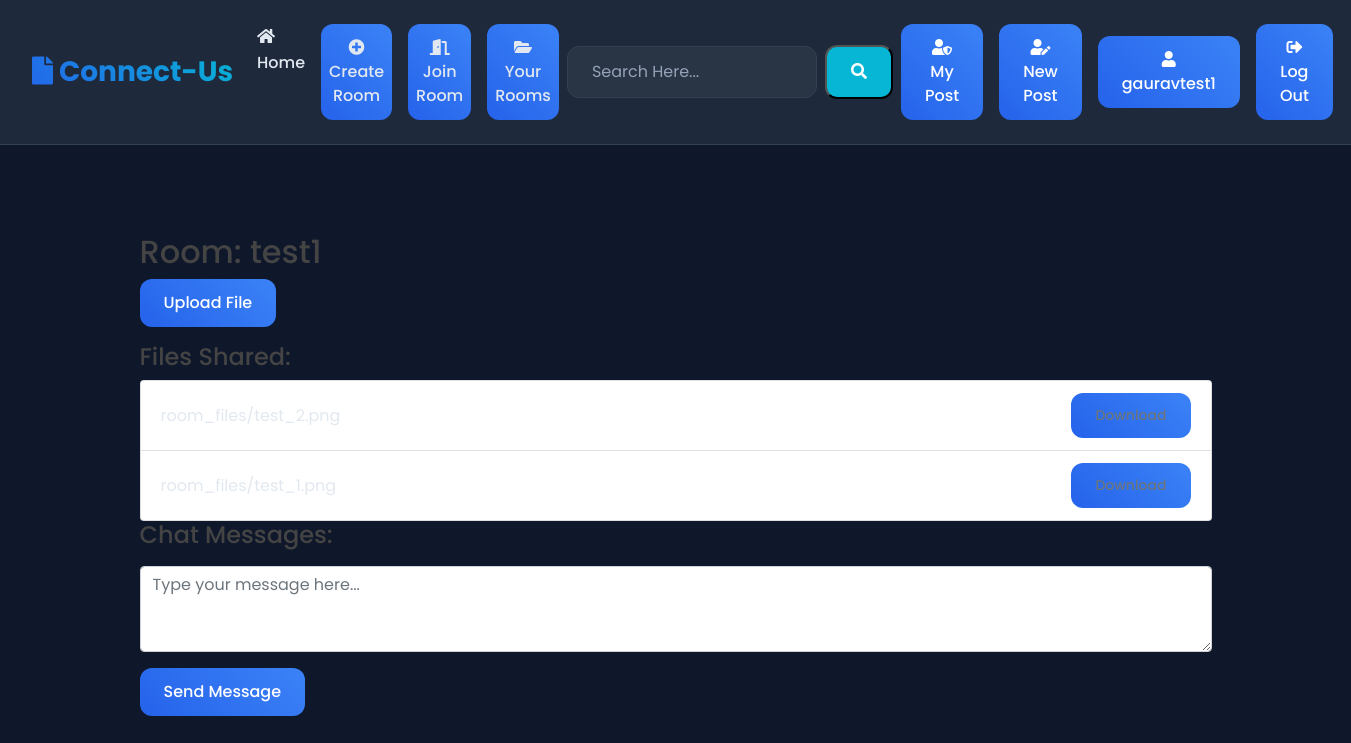
Before: /room/test1/ (signed in) with the older database file.
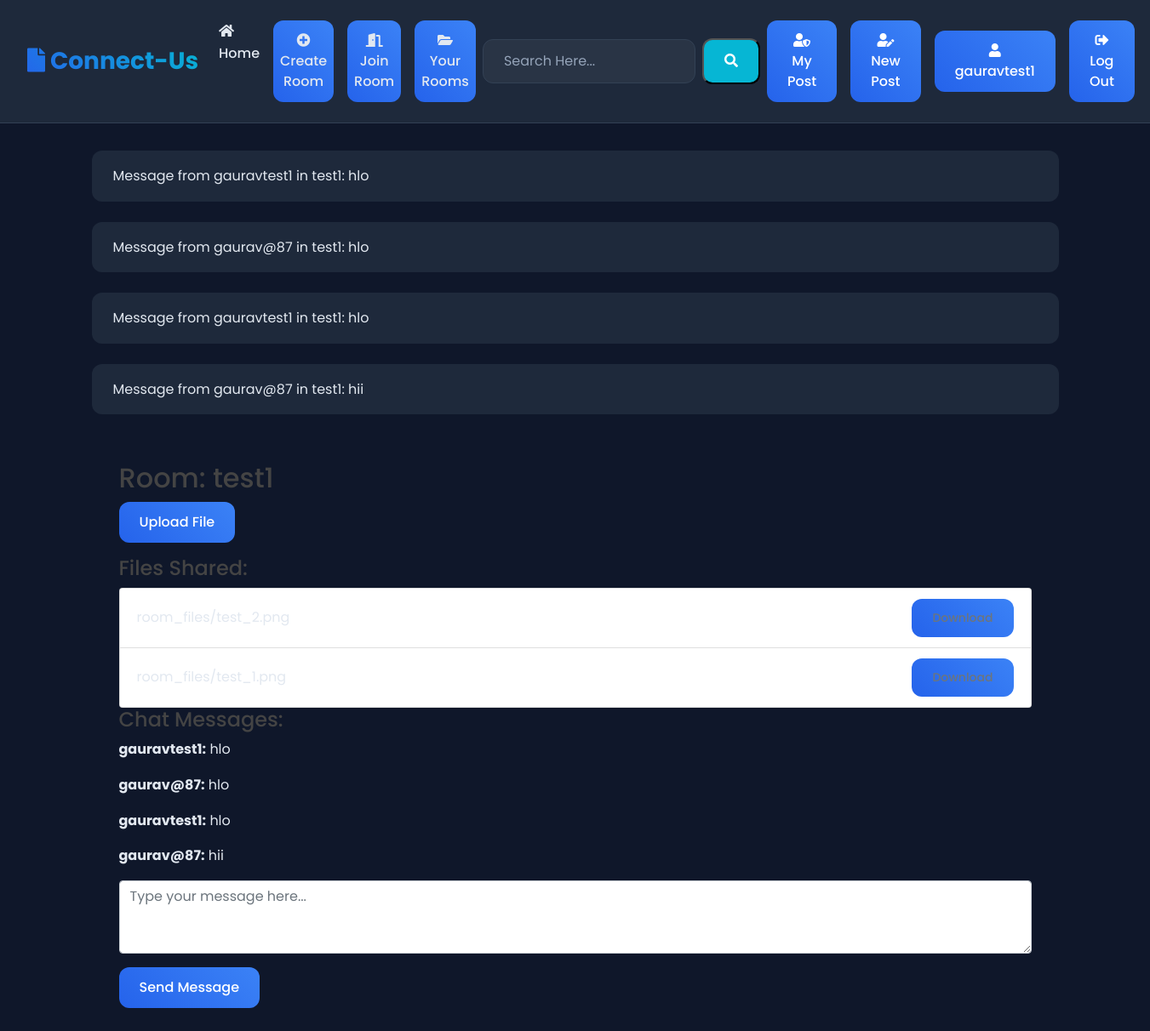
After: the same page with the newer database file.
### blog/models.py (models this page shows, shortened)
class Room(models.Model):
    room_id = models.CharField(max_length=100, unique=True)
    password = models.CharField(max_length=100)
    members = models.ManyToManyField(User, related_name='rooms_joined')
    created_by = models.ForeignKey(User, on_delete=models.CASCADE, related_name='rooms_created', null=True)  # Temporarily set null=True

class RoomFile(models.Model):
    room = models.ForeignKey(Room, on_delete=models.CASCADE)  # Link to the room
    file = models.FileField(upload_to='room_files/')  # File uploaded to the room
    uploaded_at = models.DateTimeField(auto_now_add=True)  # Automatically set when the file is uploaded
    uploaded_by = models.ForeignKey(User, on_delete=models.CASCADE, null=True)  # Make this nullable to avoid migration errors

class RoomMessage(models.Model):
    room = models.ForeignKey(Room, on_delete=models.CASCADE, related_name='room_messages')
    sender = models.ForeignKey(User, on_delete=models.CASCADE)
    content = models.TextField()
    timestamp = models.DateTimeField(auto_now_add=True)
    def __str__(self):
        return f"Message from {self.sender.username} in {self.room.room_id}: {self.content[:20]}"

### blog/views.py (the view)
# urls.py: path('room/<str:room_id>/', room_detail, name='room-detail'),
@login_required
def room_detail(request, room_id):
    room = get_object_or_404(Room, room_id=room_id)
    if request.user not in room.members.all():
        raise PermissionDenied
    files = RoomFile.objects.filter(room=room)
    messages = RoomMessage.objects.filter(room=room).order_by('-timestamp')  # Get chat messages
    context = {
        'room': room,
        'files': files,
        'messages': messages  # Pass messages to template
    }
    return render(request, 'blog/room_detail.html', context)

### blog/templates/blog/room_detail.html (shortened to what this page needs)
{% extends "blog/base.html" %}
{% block content %}
  <div class="container mt-4">
    <h2>Room: {{ room.room_id }}</h2>
    <a href="{% url 'upload-file' room.room_id %}" class="btn btn-primary mb-3">Upload File</a>
    <h4>Files Shared:</h4>
    {% if files %}
      <ul class="list-group">
        {% for file in files %}
          <li class="list-group-item d-flex justify-content-between align-items-center">
            {{ file.file.name|cut:"Files/" }}
            <a href="{{ file.file.url }}" download class="btn btn-sm btn-outline-secondary">Download</a>
          </li>
        {% endfor %}
      </ul>
    {% else %}
      <p>No files uploaded yet.</p>
    {% endif %}
    <h4>Chat Messages:</h4>
    <div id="chat-messages" class="mb-3">
      {% for message in messages %}
        <p><strong>{{ message.sender.username }}:</strong> {{ message.content }}</p>
      {% endfor %}
    </div>
    <form method="POST" id="send-message-form">
      <div class="form-group">
        <textarea name="content" class="form-control" rows="3" placeholder="Type your message here..." required id="message-input"></textarea>
      </div>
      <button type="submit" class="btn btn-primary">Send Message</button>
    </form>
  </div>
{% endblock %}

### blog/templates/blog/base.html (shortened to what this page needs)
{% load static %}
<!doctype html>
<html lang="en">
  <head>
    <link rel="stylesheet" href="https://stackpath.bootstrapcdn.com/bootstrap/4.3.1/css/bootstrap.min.css">
    <link rel="stylesheet" href="https://use.fontawesome.com/releases/v5.8.1/css/all.css">
    <link rel="stylesheet" href="{% static 'blog/main.css' %}">
  </head>
  <body>
    <nav class="navbar navbar-expand-lg navbar-dark">
      <a class="navbar-brand" href="{% url 'blog-home' %}">
        <i class="fas fa-file"></i> Connect-Us
      </a>
      <div class="collapse navbar-collapse" id="navbarSupportedContent">
        <ul class="navbar-nav mr-auto">
          <li class="nav-item active">
            <a class="nav-link" href="{% url 'blog-home' %}">
              <i class="fas fa-home"></i> Home <span class="sr-only">(current)</span>
            </a>
          </li>
          <li class="nav-item">
            <a class="nav-link btn text-white m-2" href="{% url 'create-room' %}">
                <i class="fas fa-plus-circle"></i> Create Room
            </a>
        </li>
        <li class="nav-item">
            <a class="nav-link btn text-white m-2" href="{% url 'join-room' %}">
                <i class="fas fa-door-open"></i> Join Room
            </a>
        </li>
        <li class="nav-item">
            <a class="nav-link btn text-white m-2" href="{% url 'your-rooms' %}">
                <i class="fas fa-folder-open"></i> Your Rooms
            </a>
        </li>
        </ul>
        <form id="searchform" action="{% url 'search' %}" method="get">
          <input type="text" name="q" placeholder="Search Here..." value="{{ request.GET.q }}">
          <button type="button" onclick="searchform.submit()" class="text-white">
            <i class="fa fa-search"></i>
          </button>
        </form>
        {% if user.is_authenticated %}
          <a href="{% url 'user-posts' user %}" class="btn text-white m-2">
            <i class="fas fa-user-shield"></i> My Post
          </a>
          <a href="{% url 'post-create' %}" class="btn text-white m-2">
            <i class="fas fa-user-edit"></i> New Post
          </a>
          <a href="{% url 'profile' %}" class="btn text-white m-2">
            <i class="fas fa-user"></i> {{ user.username }}
          </a>
          <a href="{% url 'logout' %}" class="btn text-white m-2">
            <i class="fas fa-sign-out-alt"></i> Log Out
          </a>
        {% endif %}
      </div>
    </nav>
    <div class="container">
      {% if messages %}
        {% for message in messages %}
          <div class="alert alert-{{ message.tags }}">
            {{ message }}
          </div>
        {% endfor %}
      {% endif %}
      {% block content %}
      {% endblock %}
    </div>
  </body>
</html>

### blog/static/blog/main.css (style rules this page uses)
body { background: #fafafa; color: #333333; margin-top: 0; }
h1, h2, h3, h4, h5, h6 { color: #444444; }
ul { margin: 0; }

### blog/templates/blog/base.html (style rules this page uses)
:root { --primary-color: #2563eb; --secondary-color: #3b82f6; --accent-color: #06b6d4; --background-color: #0f172a; --card-bg: #1e293b; --text-color: #e2e8f0; --text-muted: #94a3b8; --navbar-bg: #1e293b; --card-shadow: 0 4px 6px rgba(0, 0, 0, 0.2); --hover-shadow: 0 10px 15px rgba(0, 0, 0, 0.3); --border-color: #334155; }
body { font-family: 'Poppins', sans-serif; background-color: var(--background-color); color: var(--text-color); line-height: 1.6; }
.navbar { background: var(--navbar-bg) !important; backdrop-filter: blur(10px); border-bottom: 1px solid var(--border-color); padding: 1rem 2rem; }
.navbar-brand { font-size: 1.75rem; font-weight: 700; background: linear-gradient(45deg, var(--primary-color), var(--accent-color)); -webkit-background-clip: text; -webkit-text-fill-color: transparent; }
.nav-link { color: var(--text-color) !important; font-weight: 500; transition: all 0.3s ease; padding: 0.5rem 1rem; border-radius: 8px; }
.btn { border-radius: 12px; padding: 0.75rem 1.5rem; transition: all 0.3s ease; background: linear-gradient(45deg, var(--primary-color), var(--secondary-color)); border: none; font-weight: 500; }
#searchform { display: flex; align-items: center; }
#searchform input { border-radius: 12px; padding: 0.75rem 1.5rem; border: 1px solid var(--border-color); background: rgba(255, 255, 255, 0.05); color: var(--text-color); width: 250px; transition: all 0.3s ease; }
#searchform input::placeholder { color: var(--text-muted); }
#searchform button { border-radius: 12px; background: var(--accent-color); padding: 0.75rem 1.5rem; margin-left: 0.5rem; }
.container { padding: 2rem; max-width: 1200px; margin: 0 auto; }
.alert { border-radius: 12px; margin-bottom: 1.5rem; padding: 1rem 1.5rem; border: 1px solid transparent; background: var(--card-bg); color: var(--text-color); }

Changed rows visible on the page:
added RoomMessage: sender+room+content "Message from gauravtest1 in test1: hlo", sender.username "gauravtest1", content "hlo"
added RoomMessage: sender+room+content "Message from gaurav@87 in test1: hlo", sender.username "gaurav@87", content "hlo"
added RoomMessage: sender+room+content "Message from gauravtest1 in test1: hlo", sender.username "gauravtest1", content "hlo"
added RoomMessage: sender+room+content "Message from gaurav@87 in test1: hii", sender.username "gaurav@87", content "hii"
